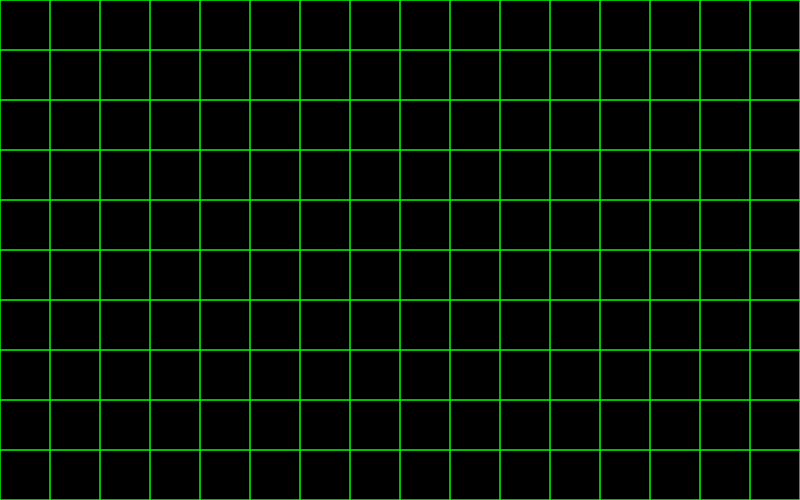
Frame 1 (no input)
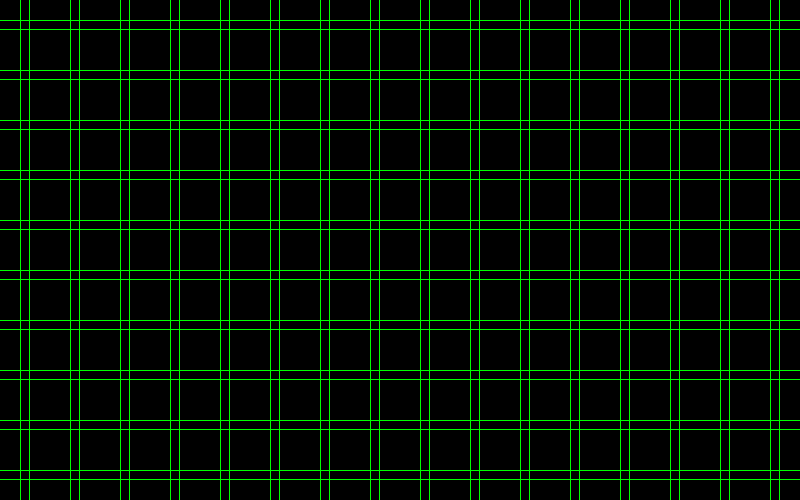
Frame 60 (no input)
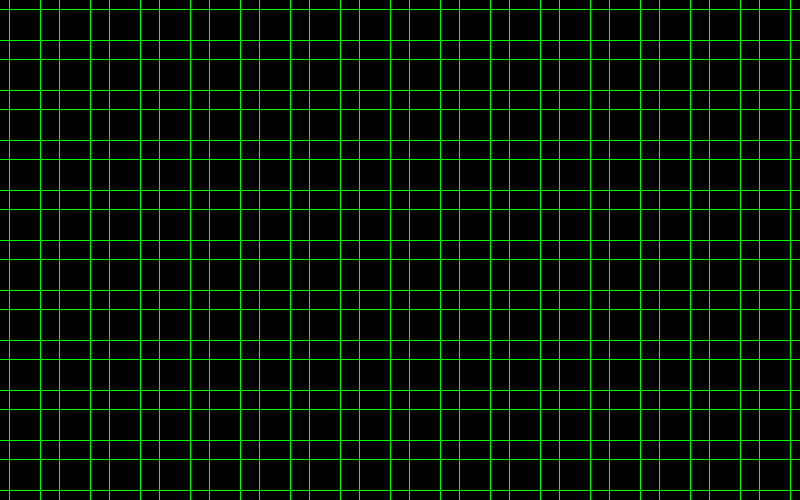
Frame 120 (the mouse pressed at the canvas centre since frame 60)

The p5.js sketch that drew these frames (run headless with seeded random() and noise() and a simulated clock; from frame 60 on, the mouse is pressed at the canvas centre):

// p5.js sketch
// ── sketch.js
var i =0;
var t=0;
var setup = function(){
  createCanvas(800,500)
}

var draw = function(){
  background(0,0,0);
 
  
  
  
    
      stroke(0,255,0, 255);
      for(var i = -500; i < 3000; i+=50){
        //Vertical
        line(0+i+t,-1000+t,0+i+t,3000+t);
        //Horizontal
        line(-1000+t, 0+i+t, 3000+t, 0+i+t);
      }
      
      
      for(var j = 0; j < 3000; j+=50){
        //Vertical
        line(0+j-t,-1000-t,0+j-t,3000-t);
        //Horizontal
        line(-1000-t, 0+j-t, 3000-t, 0+j-t);
      }
      
      if(t < 250){
        t+=0.5;
      } else {
        t = 0;
      }
}
